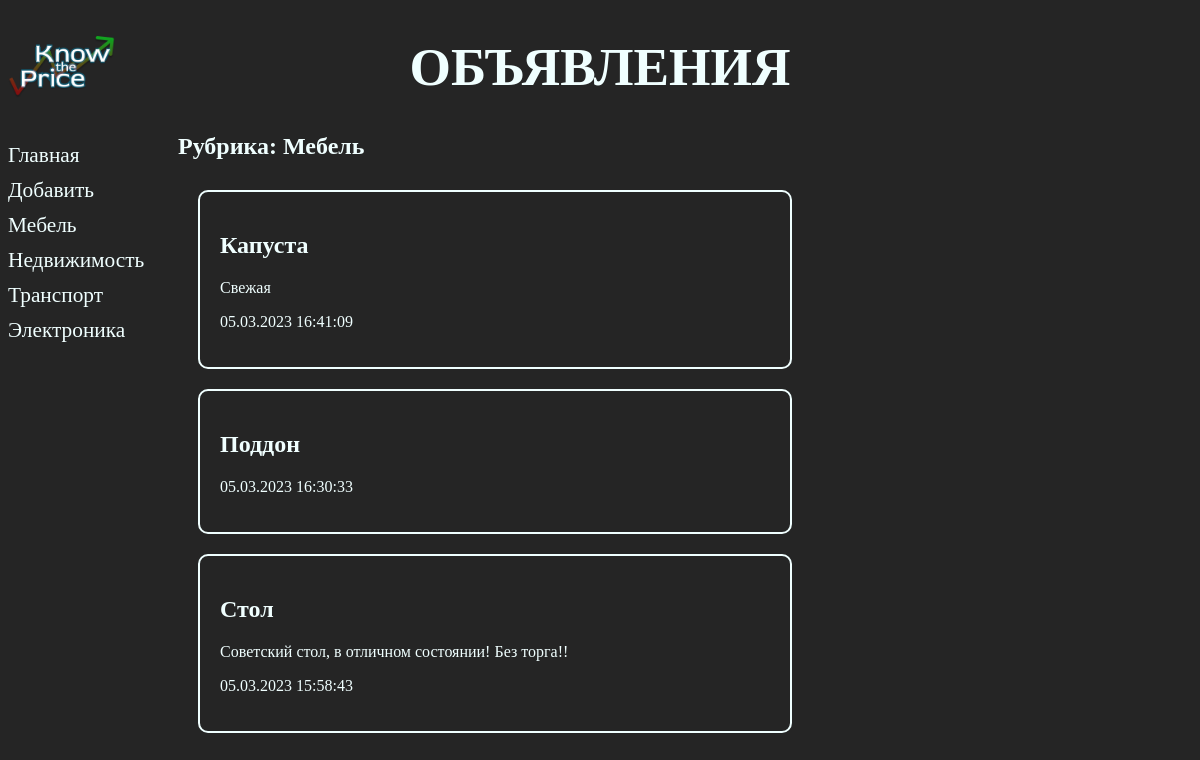
The app's page /bboard/4/, older data.
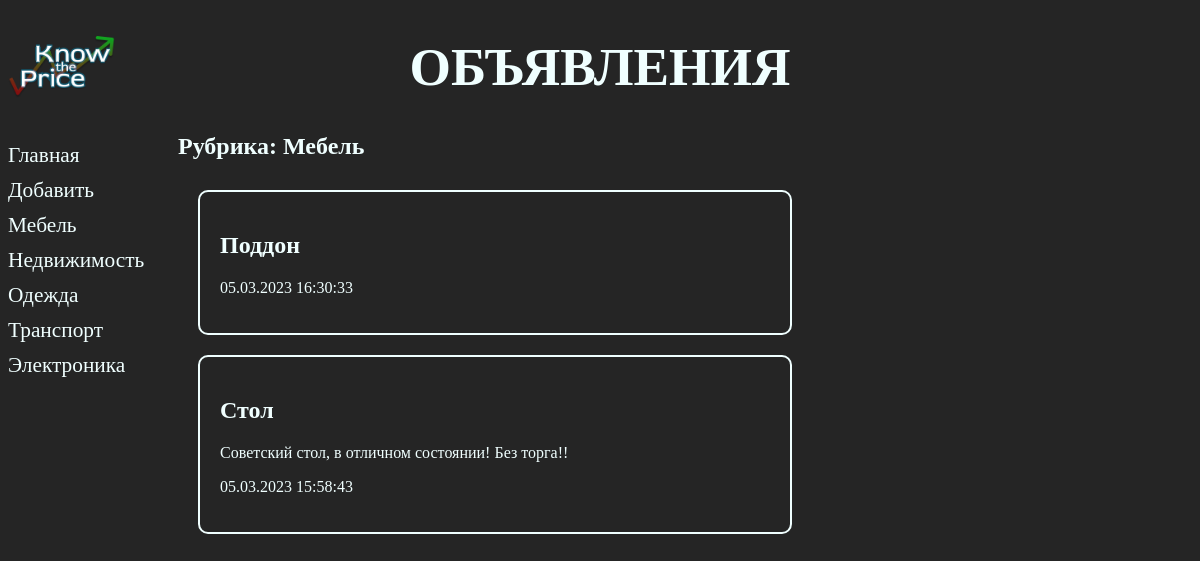
The same page, newer data.
### bboard/models.py (models this page shows, shortened)
class Rubric(models.Model):
    name = models.CharField(max_length=20, db_index=True, verbose_name='Название')
    class Meta:
        verbose_name_plural = 'Рубрики'
        verbose_name = 'Рубрика'
        ordering = ['name']

class Bb(models.Model):
    class Kinds(models.IntegerChoices):
        BUY = 1, 'Куплю'
        SELL = 2, 'Продам'
        EXCHANGE = 3, 'Обменяю'
        RENT = 4
        __empty__ = 'Выберите тип публикуемого объявления'
    TYPES_PRODUCTS = (
        ('', 'Выберите тип продукта'),
        ('new', 'Новый'),
        ('old', 'Б/У'),
    )
    title = models.CharField(max_length=50,
                            verbose_name='Товар')
    content = models.TextField(null=True,
                               blank=True,
                               verbose_name='Описание')
    price = models.FloatField(null=True,
                              blank=True,
                              verbose_name='Цена')
    published = models.DateTimeField(auto_now_add=True,
                                     db_index=True,
                                     verbose_name='Опубликовано')
    rubric = models.ForeignKey('Rubric',
                               null=True,
                               on_delete=models.PROTECT,
                               verbose_name='Рубрика')
    types_of_product = models.CharField(max_length=3,
                                        choices=TYPES_PRODUCTS,
                                        blank=True, # необязательно к заполнению
                                        verbose_name='Состояние продукта')
    kind = models.CharField(max_length=1,
                            choices=Kinds.choices,
                            default=Kinds.SELL,
                            verbose_name='Тип объявления')
    class Meta:
        verbose_name_plural = 'Объявления'
        verbose_name = 'Объявление'
        ordering = ['-published']

### bboard/views.py (the view)
# urls.py: path('<int:rubric_id>/', by_rubric, name='by_rubric'),
def by_rubric(request, rubric_id):
    bbs = Bb.objects.filter(rubric=rubric_id)
    rubrics = Rubric.objects.all()
    current_rubric = Rubric.objects.get(pk=rubric_id)
    context = {'bbs': bbs,
               'rubrics': rubrics,
               'current_rubric': current_rubric
               }
    return render(request, 'bboard/by_rubric.html', context)

### bboard/templates/bboard/by_rubric.html (shortened to what this page needs)
{% extends 'layout/basic.html' %}
{% block content %}
<h2>Рубрика: {{ current_rubric.name }}</h2>
<div class="spisok-tovarov">
    {% for bb in bbs %}
    <div class="block">
        <h2>{{ bb.title }}</h2>
        <p>{{ bb.content }}</p>
        <p>{{ bb.published|date:"d.m.Y H:i:s" }}</p>
    </div>
    {% endfor %}
</div>
{% endblock content %}

### bboard/templates/layout/basic.html (shortened to what this page needs)
{% load static %}
<!DOCTYPE html>
<html lang="en">
<head>
    <link rel="stylesheet" type="text/css"
    href="{% static 'bboard/style.css' %}">
</head>
<body>
    <header>
        <h1>Объявления</h1>
    </header>
    <nav>
        <a href="{% url 'index' %}">Главная</a>
        <a href="{% url 'add' %}">Добавить</a>
        {% for rubric in rubrics %}
        <a href="{% url 'by_rubric' rubric.pk %}">{{ rubric.name }}</a>
        {% endfor %}
    </nav>
    <section>
        {% block content %}
        {% endblock content %}
    </section>
</body>
</html>

### bboard/static/bboard/style.css (style rules this page uses)
body { background-color: #252525; color: azure; text-decoration: none; }
header h1 { font-size: 40pt; text-transform: uppercase; text-align: center; background: url("logo_KTP.png") left / auto 100% no-repeat; }
nav { font-size: 16pt; width: 150px; float: left; }
nav a { display: block; margin: 10px 0px; text-decoration: none; color: azure; }
section { margin-left: 170px; }
.spisok-tovarov { display: flex; max-width: 1300px; flex-wrap: wrap; justify-content: space-between; align-content: space-between; }
div.block { border: 2px azure solid; border-radius: 10px; padding: 20px; width: 550px; margin: 10px 20px; }

Row changes from the older to the newer data that the page shows:
removed Bb: title "Капуста", content "Свежая", published "05.03.2023 16:41:09"
added Rubric: name "Одежда"
